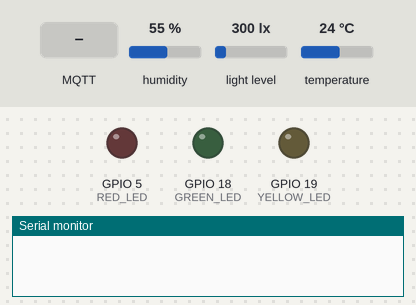
A program run on a simulated ESP32. Parts: output pins drawn as LEDs (lit = HIGH), the last lines printed to the serial monitor. Inputs (shaded band) come from the test bench; at power-on: light level 300 lx, humidity 55 %, temperature 24 °C. WiFi joins after 1.5 s; servers stay silent unless stated; no MQTT or app messages arrive unless stated.

Above: at 0.1 s.
At 2.8 s:
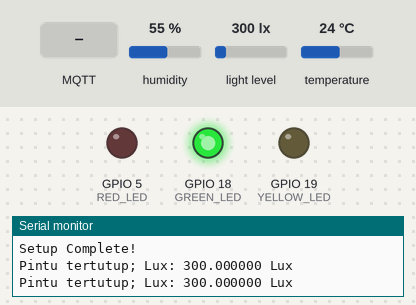
2.9 s: light level set to 500 lx
7.1 s: MQTT message "1" arrives on the first subscribed topic
8.6 s: MQTT message "on" arrives on the first subscribed topic
10.1 s: MQTT message "off" arrives on the first subscribed topic
Timing chart, 0 to 12.6 s (numbered marks = the images above; inputs shaded):
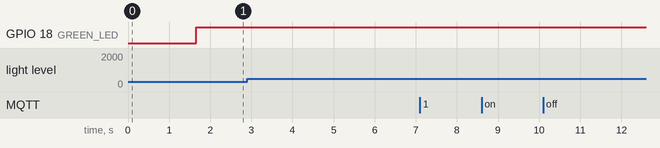

The program:

main.cpp
```cpp
#include <Arduino.h>
#include <DHTesp.h>
#include <BH1750.h>

#include <WiFi.h>
#include <PubSubClient.h>

#define WIFI_SSID "POCO X3 Pro"
#define WIFI_PASSWORD "ketokpintu"

#define MQTT_BROKER "broker.emqx.io"
#define MQTT_TOPIC_PUBLISH "esp32Rudy/John/data"
#define MQTT_TOPIC_SUBSCRIBE "esp32Rudy/John/data"

#define PIN_SCL 22
#define PIN_SDA 21

#define DHT_PIN 15

#define RED_LED 5
#define GREEN_LED 18
#define YELLOW_LED 19

#define pollrate 1000 // in ms
DHTesp dht;
BH1750 bh;

char g_szDeviceId[30];
WiFiClient espClient;
PubSubClient mqtt(espClient);

// Global Variables
float globalTemp = 0;
float globalHum = 0;
float globalLux = 0;

// Wifi
void WifiConnect()
{
  WiFi.mode(WIFI_STA);
  WiFi.begin(WIFI_SSID, WIFI_PASSWORD);
  while (WiFi.waitForConnectResult() != WL_CONNECTED) {
    Serial.println("Connection Failed! Rebooting...");
    delay(5000);
    ESP.restart();
  }
  Serial.print("System connected with IP address: ");
  Serial.println(WiFi.localIP());
  Serial.printf("RSSI: %d\n", WiFi.RSSI());
}

// MQTT

// void onPublishMessage()
// {
//   char szMsg[50];
//   static int nMsgCount=0;
//   sprintf(szMsg, "%d, Temp: %.2f, Hum: %.2f, Lux: %.2f", nMsgCount++, globalTemp, globalHum, globalLux);
//   mqtt.publish(MQTT_TOPIC_PUBLISH, szMsg);
// }

void mqttCallback(char* topic, byte* payload, unsigned int len) {
  Serial.print("Message arrived [");
  Serial.print(topic);
  Serial.print("]: ");
  Serial.write(payload, len);
  Serial.println();
}

boolean mqttConnect() {
  sprintf(g_szDeviceId, "esp32_%08X",(uint32_t)ESP.getEfuseMac());
  mqtt.setServer(MQTT_BROKER, 1883);
  mqtt.setCallback(mqttCallback);
  Serial.printf("Connecting to %s clientId: %s\n", MQTT_BROKER, g_szDeviceId);

  boolean fMqttConnected = false;
  for (int i=0; i<3 && !fMqttConnected; i++) {
    Serial.print("Connecting to mqtt broker...");
    fMqttConnected = mqtt.connect(g_szDeviceId);
    if (fMqttConnected == false) {
      Serial.print(" fail, rc=");
      Serial.println(mqtt.state());
      delay(1000);
    }
  }

  if (fMqttConnected)
  {
    Serial.println(" success");
    mqtt.subscribe(MQTT_TOPIC_SUBSCRIBE);
    Serial.printf("Subcribe topic: %s\n", MQTT_TOPIC_SUBSCRIBE);
    // onPublishMessage();
  }
  return mqtt.connected();
}

// else

void taskDT (void *pvParameters) {
  for(;;) {
    float temperature = dht.getTemperature();
    if (dht.getStatus() == DHTesp::ERROR_NONE) {
      // Serial.printf("Temperature: %.2f C, Humidity: %.2f%%\n", temperature, humidity);
      globalTemp = temperature;

      char szMsg[50];
      static int nMsgCount=0;
      sprintf(szMsg, "%d, Temp: %.2f", nMsgCount++, globalTemp);
      mqtt.publish(MQTT_TOPIC_PUBLISH, szMsg);
    }
    vTaskDelay(5000/portTICK_PERIOD_MS);
  }
}

void taskDH (void *pvParameters) {
  for(;;) {
    float humidity = dht.getHumidity();
    if (dht.getStatus() == DHTesp::ERROR_NONE) {
      globalHum = humidity;

      char szMsg[50];
      static int nMsgCount=0;
      sprintf(szMsg, "%d, Hum: %.2f", nMsgCount++, globalHum);
      mqtt.publish(MQTT_TOPIC_PUBLISH, szMsg);
    }
    vTaskDelay(6000/portTICK_PERIOD_MS);
  }
}

void taskBH (void *pvParameters) {
  for(;;) {
    float lux = bh.readLightLevel();
    // Serial.printf("Light level: %2f Lux \n", lux);
    globalLux = lux;
    vTaskDelay(3000/portTICK_PERIOD_MS);

    char szMsg[50];
    static int nMsgCount=0;
    sprintf(szMsg, "%d, Lux: %.2f", nMsgCount++, globalLux);
    mqtt.publish(MQTT_TOPIC_PUBLISH, szMsg);
  }
}

void checkLogic (void *pvParameters) {
  for (;;) {
    // if suhu
    if (globalTemp > 28 && globalHum > 80) {
      digitalWrite(RED_LED, HIGH);

      digitalWrite(YELLOW_LED, LOW);
      digitalWrite(GREEN_LED, LOW);
    } else if (globalTemp > 28 && globalHum > 60 && globalHum < 80) {
      digitalWrite(YELLOW_LED, HIGH);

      digitalWrite(RED_LED, LOW);
      digitalWrite(GREEN_LED, LOW);
    } else if (globalTemp < 28 && globalHum < 60) {
      digitalWrite(GREEN_LED, HIGH);

      digitalWrite(YELLOW_LED, LOW);
      digitalWrite(RED_LED, LOW);
    }
    // if lux
    if (globalLux > 400) {
      Serial.printf("Warning, Pintu Dibuka; Lux: %2f Lux \n", globalLux);
    } else if (globalLux < 400) {
      Serial.printf("Pintu tertutup; Lux: %2f Lux \n", globalLux);
    } else {}
    vTaskDelay(pollrate/portTICK_PERIOD_MS);
  }
}

void setup() {
  // put your setup code here, to run once:

  Serial.begin(9600);
  pinMode(RED_LED, OUTPUT);
  pinMode(YELLOW_LED, OUTPUT);
  pinMode(GREEN_LED, OUTPUT);

  dht.setup(DHT_PIN, DHTesp::DHT11);

  Wire.begin(PIN_SDA, PIN_SCL);
  bh.begin(BH1750::CONTINUOUS_HIGH_RES_MODE, 0x23, &Wire);

  // networking
  WifiConnect();
  mqttConnect();

  xTaskCreatePinnedToCore(taskDH, "taskDH", configMINIMAL_STACK_SIZE+2048, NULL, 1, NULL, 0);
  xTaskCreatePinnedToCore(taskDT, "taskDT", configMINIMAL_STACK_SIZE+2048, NULL, 2, NULL, 0);
  xTaskCreatePinnedToCore(taskBH, "taskBH", configMINIMAL_STACK_SIZE+2048, NULL, 3, NULL, 0);
  xTaskCreatePinnedToCore(checkLogic, "checkLogic", configMINIMAL_STACK_SIZE+2048, NULL, 4, NULL, 0);

  Serial.println("Setup Complete! ");
}

void loop() {
  // put your main code here, to run repeatedly:
  mqtt.loop();
}
```
